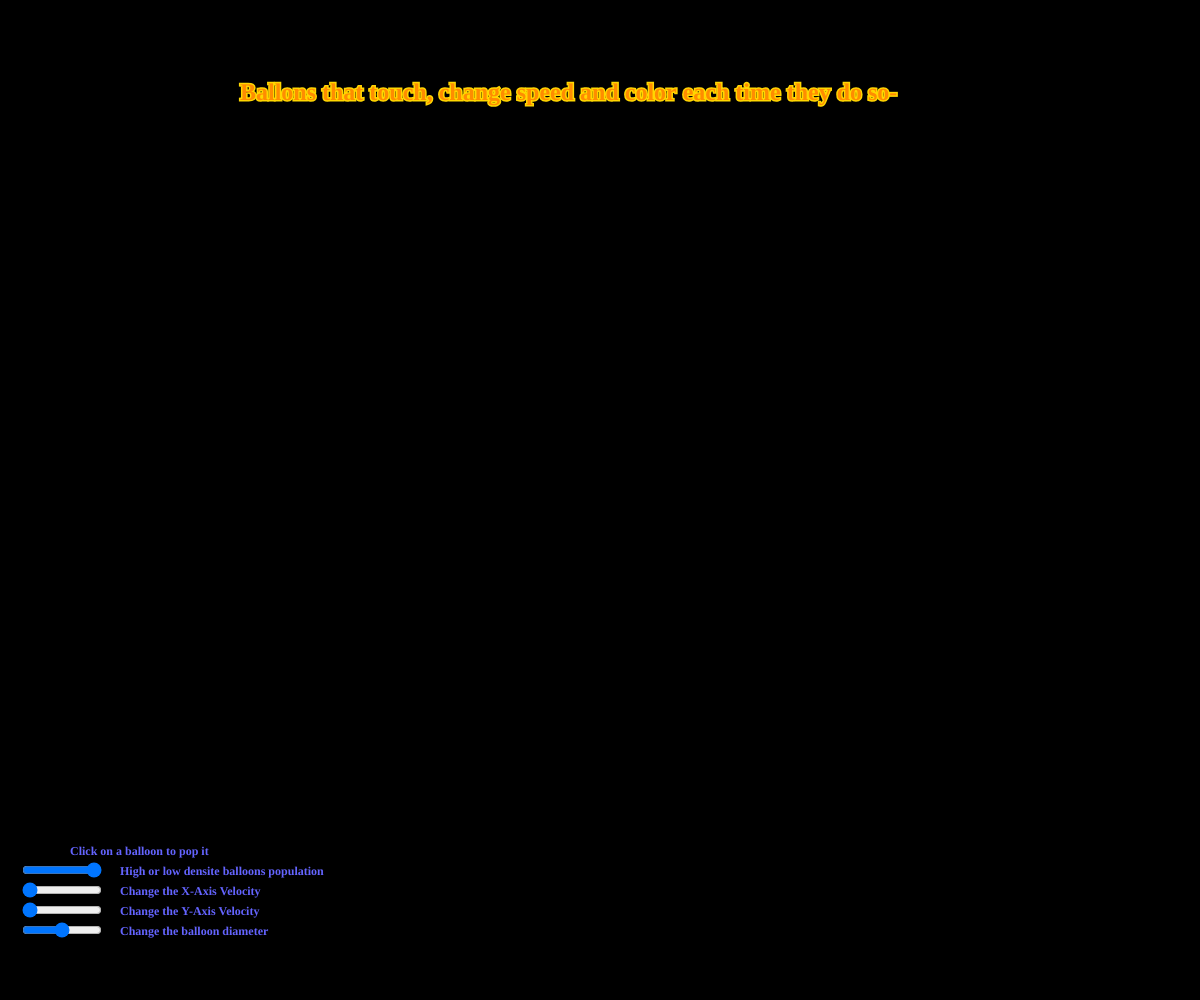
Frame 1 (no input)
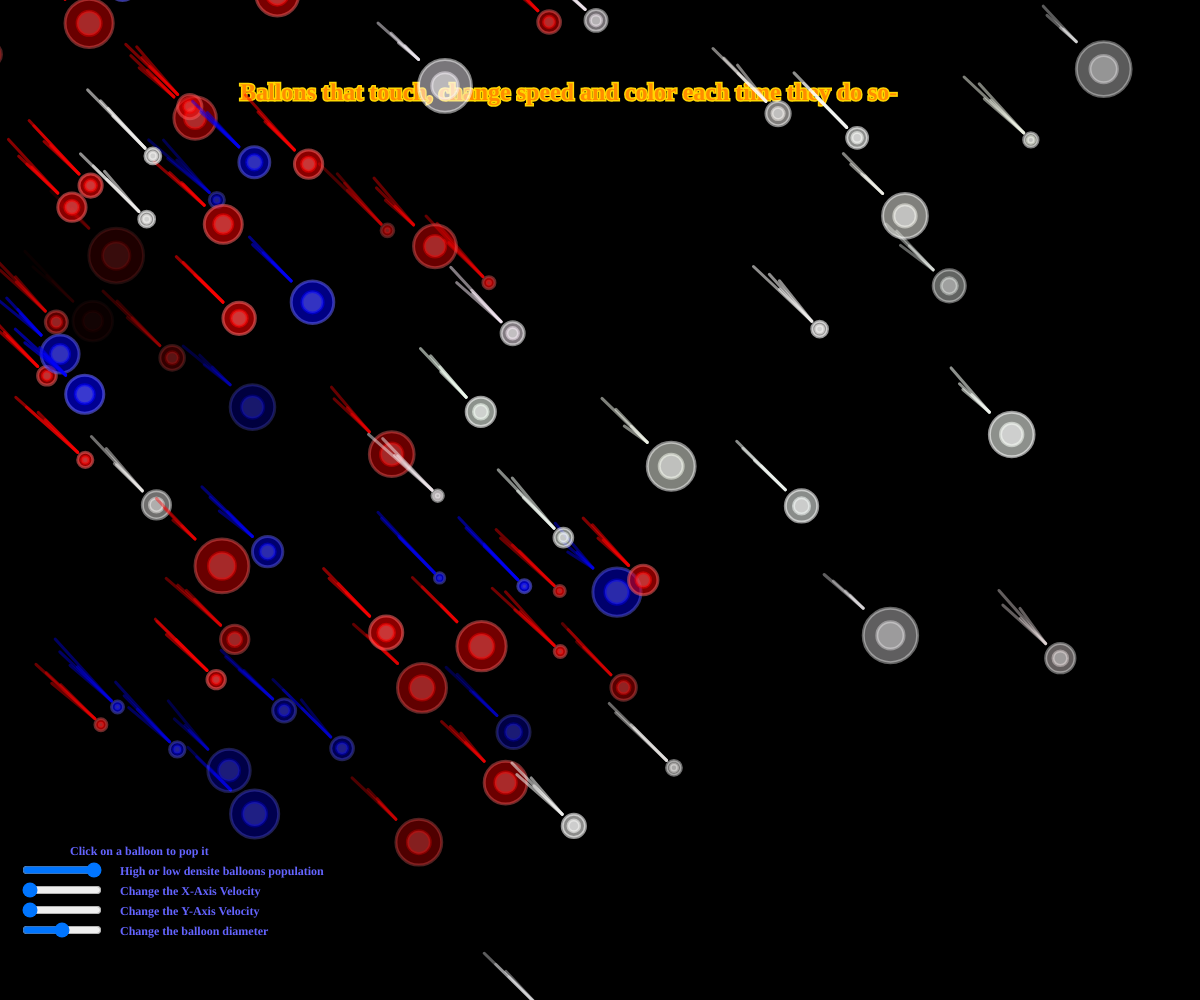
Frame 60 (no input)
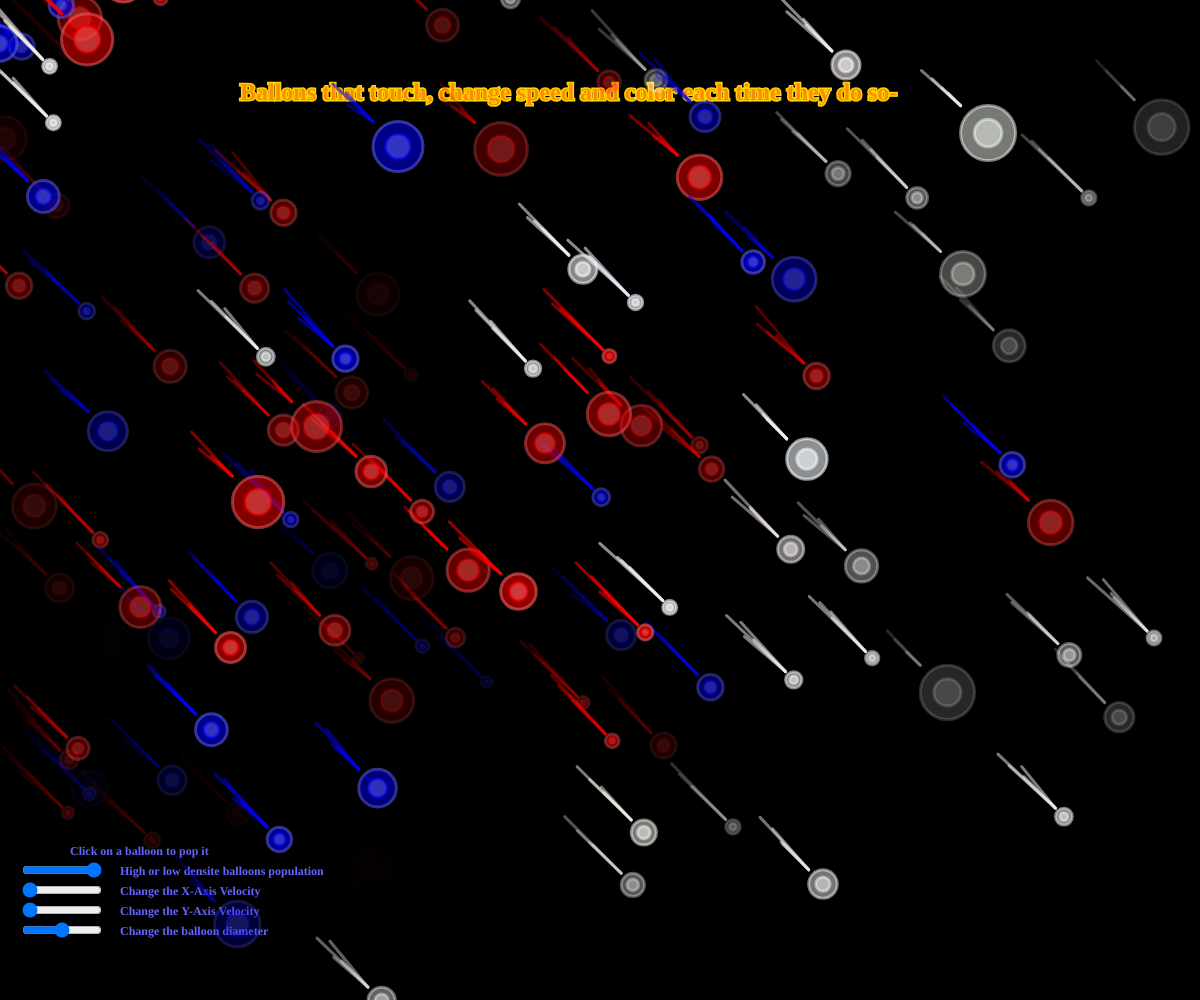
Frame 120 (the mouse pressed at the canvas centre since frame 60)

The p5.js sketch that drew these frames (run headless with seeded random() and noise() and a simulated clock; from frame 60 on, the mouse is pressed at the canvas centre):

// p5.js sketch
// ── sketch.js
//////////////////////
//  Allen Harguess  //
//////////////////////

let obsticles = [];

var slider;
var slider2;
var slider3;
var value = 0;
let bubbles = [];
let cloud = [];

var objcolor = {r: 255, g: 255, b: 255, opas:150};

///////////////////////////////////////////////////////
function setup() {
createCanvas(windowWidth, windowHeight);

//Sliders//////////////////////////////////////////////
slider = createSlider(10, 100, 55);
slider.position(20, windowHeight-80);
slider.style('width', '80px');

slider2 = createSlider(1, 9, 1);
slider2.position(20, windowHeight-120);
slider2.style('width', '80px');

slider3 = createSlider(1, 9, 1);
slider3.position(20, windowHeight-100);
slider3.style('width', '80px');

slider4 = createSlider(1, 3, 3);
slider4.position(20, windowHeight-140);
slider4.style('width', '80px');
}

///////////////////////////////////////////////////////
function draw() {
background(0);

//Slider Text//////////////////////////////////////////


push();
textSize(24);
stroke(255,215,0);
strokeWeight(3);
textStyle(BOLD)
textFont("Comic Sans MS");
smooth();
fill(255, 140, 0);
text("Ballons that touch, change speed and color each time they do so-", windowWidth/5, windowHeight/10);
pop();

textSize(12);
stroke(0);
strokeWeight(3);
textStyle(BOLD)
textFont("Comic Sans MS");
smooth();
fill(100, 100, 255);
text("Change the Y-Axis Velocity", 120, windowHeight-85);
text("Change the X-Axis Velocity", 120, windowHeight-105);
text("Change the balloon diameter", 120, windowHeight-65);
text("Click on a balloon to pop it", 70, windowHeight-145);
text("High or low densite balloons population", 120, windowHeight-125);
drawcloud();

}

function mousePressed() {
    // make the bubbles check themselves
    // to see if the mouse is within them.
    for (let i = bubbles.length - 1; i >= 0; i--) {
        let destroyMe = bubbles[i].mouseCheck();
        if (destroyMe) {
            bubbles.splice(i, 1);
        }
    }
}
///////////////////////////////////////////////////////

///////////////////////////////////////////////////////
  class Bubble {
    constructor(x, y, r) {
      this.xaxis = x;
      this.yaxis = y;
      this.rad = r;
      this.opas = 150;
      this.colr = objcolor.r;
      this.colg = objcolor.g;
      this.colb = objcolor.b;
      this.val2 = slider2.value();
      this.val3 = slider3.value();
    }

    move() {
      this.xaxis = this.xaxis + this.val2;
      this.yaxis = this.yaxis + this.val3;

    }

    show() {

      stroke(this.colr+100, this.colg+100, this.colb+100,this.opas);
      this.opas -= 1;
      fill(this.colr, this.colg, this.colb,this.opas);
      ellipse(this.xaxis, this.yaxis, this.rad);

      stroke(this.colr, this.colg, this.colb,this.opas);

      line(this.xaxis-(this.rad/2), this.yaxis-(this.rad/2), this.xaxis-40, this.yaxis-40);
      line(this.xaxis-(this.rad/2), this.yaxis-(this.rad/2), this.xaxis-random(40,50), this.yaxis-random(40,50));
      line(this.xaxis-(this.rad/2), this.yaxis-(this.rad/2), this.xaxis-random(50,60), this.yaxis-random(50,60));
      line(this.xaxis-(this.rad/2), this.yaxis-(this.rad/2), this.xaxis-random(60,70), this.yaxis-random(60,70));
      fill(this.colr+100, this.colg+100, this.colb+100,this.opas);
      ellipse(this.xaxis, this.yaxis, this.rad/2);
    }

    faded(){return this.opas < 0;}

    check(otherBalls, myId) {
        // for loop touches each of the balls in the array
        for (let n = 0; n < otherBalls.length; n++) {
            // if n != myId, then check for touching
            // otherwise, its ME and we need to skip
            if (n != myId) {
                let d = dist(this.xaxis, this.yaxis, otherBalls[n].xaxis, otherBalls[n].yaxis);
                let combinedR = this.rad + otherBalls[n].rad;

                if (d <= combinedR) {
                    let controller = random(1,10);
                    if (controller > 5){this.xaxis -= 3; this.colr = 255; this.colg = 0; this.colb= 0;}
                    if (controller < 5){this.xaxis -= 3; this.colr = 0; this.colg = 0; this.colb= 255;}

                    if (controller > 5){this.yaxis += 4;} else {this.yaxis -= 4;}
                    if (controller < 5){this.opas -= 1.5;}

                }
            }
        }
    }


    mouseCheck() {
            // get the distance between the mouse and the center of the bubble
            let d = dist(this.xaxis, this.yaxis, mouseX, mouseY);
            // check if that distance is less than the bubble radius
            // if it is, then the mouse if within
            if (d < this.rad) {
                return true;
            } else {
                return false;
            }
        }
}

///////////////////////////////////////////////////////
function drawcloud(){

  for (let i = 0; i < bubbles.length; i++) {
    bubbles[i].move();
    bubbles[i].show();
    bubbles[i].check(bubbles, i);
    if (bubbles[i].faded()){bubbles.splice(i, 1);}

  }

  objcolor.r = random(240, 255);
  objcolor.g = random(240, 255);
  objcolor.b = random(240, 255);

  var xmin = random(1,windowWidth/random(1,3));
  var xmax = random(windowWidth/random(1,3),windowWidth);
  var ymin = random(1,windowHeight/random(1,3));
  var ymax = random(windowHeight/random(1,3),windowHeight);
  let bdens = slider4.value();
  let r = random(10, slider.value());
  let c = new Bubble(windowWidth/2-random(xmin,xmax), windowHeight/2-random(ymin,ymax), r);
  bubbles.push(c);

  if (bdens == 2){
    let d = new Bubble(windowWidth/2-random(xmin,xmax), windowHeight/2-random(ymin,ymax), r);
    bubbles.push(d);
  }
  if (bdens == 3){
    let d = new Bubble(windowWidth/2-random(xmin,xmax), windowHeight/2-random(ymin,ymax), r);
    bubbles.push(d);
    let e = new Bubble(windowWidth/1-random(xmin,xmax), windowHeight/1-random(ymin,ymax), r);
    bubbles.push(e);
  }

}
